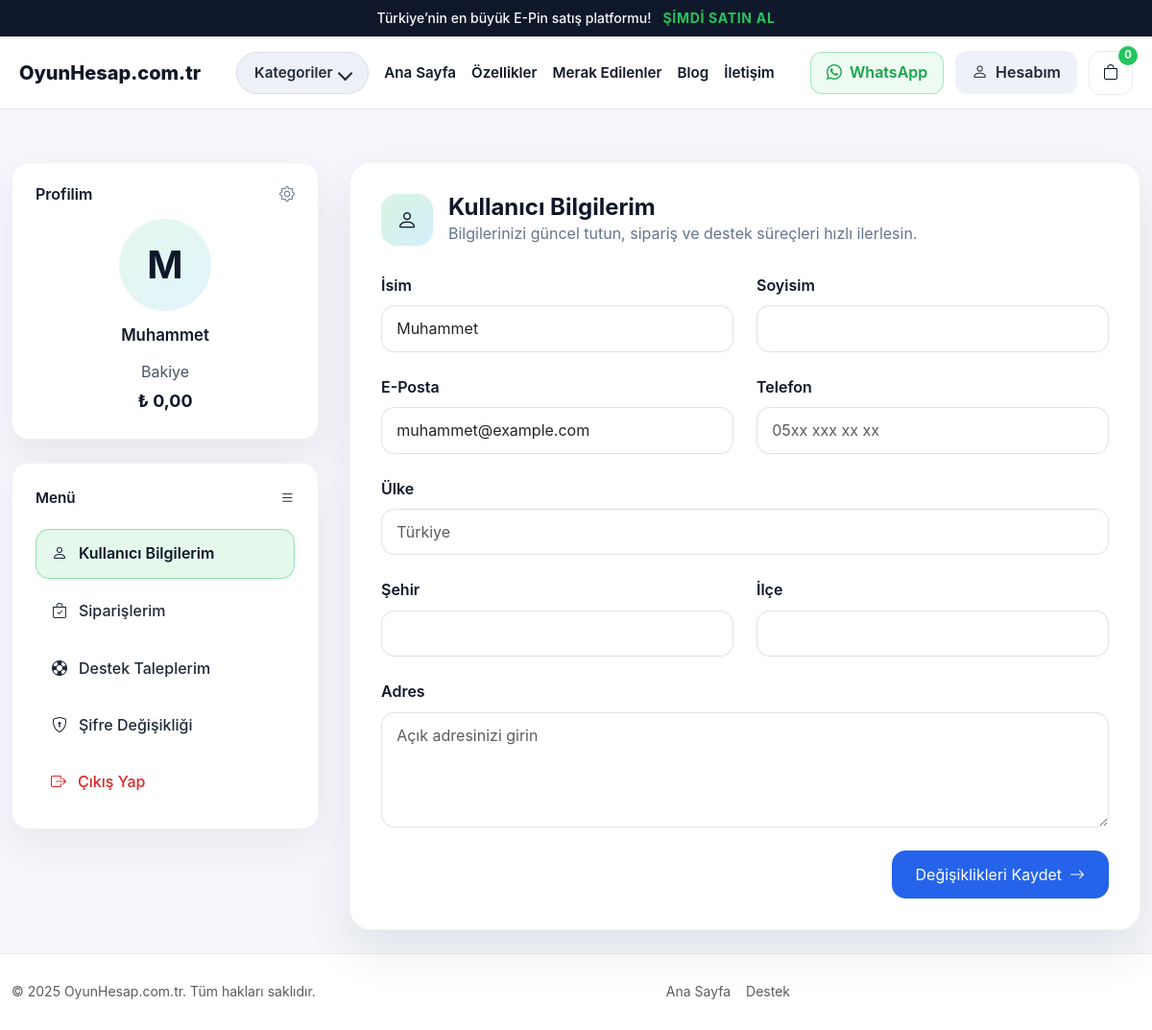
Screenshot of /panel/index.php (signed in) with the database file from the repository.
### tables this page shows
CREATE TABLE IF NOT EXISTS users (
    id INT AUTO_INCREMENT PRIMARY KEY,
    name VARCHAR(150) NOT NULL,
    email VARCHAR(150) NOT NULL UNIQUE,
    password_hash VARCHAR(255) NOT NULL,
    api_key VARCHAR(128) NULL,
    locale VARCHAR(5) NULL,
    role ENUM('super_admin','admin','finance','support','content','reseller') NOT NULL DEFAULT 'reseller',
    balance DECIMAL(12,2) NOT NULL DEFAULT 0,
    status ENUM('active','inactive') NOT NULL DEFAULT 'active',
    telegram_bot_token VARCHAR(255) NULL,
    telegram_chat_id VARCHAR(191) NULL,
    notify_order_completed TINYINT(1) NOT NULL DEFAULT 1,
    notify_balance_approved TINYINT(1) NOT NULL DEFAULT 1,
    notify_support_replied TINYINT(1) NOT NULL DEFAULT 1,
    low_balance_since DATETIME NULL DEFAULT NULL,
    created_at DATETIME NOT NULL DEFAULT CURRENT_TIMESTAMP,
    updated_at DATETIME NULL DEFAULT NULL ON UPDATE CURRENT_TIMESTAMP,
    UNIQUE KEY uniq_users_api_key (api_key)
);

### panel/index.php (called while the page is built, shortened)
<?php
require __DIR__ . '/../store/bootstrap.php';
$user = Auth::requireCustomer('/account/login');
$profile = UserProfileService::fetch((int) $user['id']);
if ($profile['first_name'] === '' && !empty($user['name'])) {
    $parts = preg_split('/\s+/u', trim((string) $user['name']));
    if ($parts && count($parts) > 0) {
        $profile['first_name'] = array_shift($parts);
        $profile['last_name'] = $parts ? implode(' ', $parts) : '';
    }
}
$errors = array();
$success = array();
$viewData = array(
    'title' => 'Hesabım',
    'user' => $user,
    'profile' => $profile,
    'errors' => $errors,
    'success' => $success,
    'csrf_token' => Helpers::csrfToken(),
    'balance' => isset($user['balance']) ? (float) $user['balance'] : 0.0,
    'logout_token' => Helpers::csrfToken(),
);
store_render('account/panel', $viewData);

### app/Auth.php (called while the page is built, shortened)
<?php
class Auth
{
    public static function requireCustomer($redirect = '/account/login')
    {
        $customer = self::user();
        return $customer;
    }
    public static function user()
    {
        return isset($_SESSION[self::STORE_SESSION_KEY]) ? $_SESSION[self::STORE_SESSION_KEY] : null;
    }
}

### bootstrap.php (called while the page is built, shortened)
<?php
if (!function_exists('envStr')) {
    function envStr($key, $default = null)
    {
        return $default;
    }
}
foreach (array(
    App\Auth::ADMIN_SESSION_KEY => App\Auth::ADMIN_ID_SESSION_KEY,
    App\Auth::RESELLER_SESSION_KEY => App\Auth::RESELLER_ID_SESSION_KEY,
) as $sessionKey => $idKey) {
    if (empty($_SESSION[$sessionKey]) || !isset($_SESSION[$sessionKey]['id'])) {
        continue;
    }
    try {
        $pdo = App\Database::connection();
        if ($pdo) {
            $stmt = $pdo->prepare('SELECT * FROM users WHERE id = :id LIMIT 1');
            $stmt->execute(array('id' => (int) $_SESSION[$sessionKey]['id']));
        }
    } catch (Exception $refreshException) {
        error_log('[Bootstrap] Oturum kullanıcısı yenilenemedi: ' . $refreshException->getMessage());
    }
}

### app/Settings.php (called while the page is built, shortened)
<?php
class Settings
{
    public static function get($key, $default = null)
    {
        $pdo = Database::connection();
        $stmt = $pdo->prepare('SELECT setting_value FROM system_settings WHERE setting_key = :key LIMIT 1');
        try {
            $stmt->execute(['key' => $key]);
        } catch (PDOException $exception) {
            if (self::handleSettingsException($exception)) {
                return $default;
            }
            throw $exception;
        }
        $value = $stmt->fetchColumn();
        if ($value === false) {
            return $default;
        }
        return $value;
    }
}

### app/Services/UserProfileService.php (called while the page is built, shortened)
<?php
class UserProfileService
{
    public static function fetch(int $userId): array
    {
        $defaults = array(
            'first_name' => '',
            'last_name' => '',
            'phone' => '',
            'country' => '',
            'city' => '',
            'district' => '',
            'address' => '',
        );
        try {
            $pdo = Database::connection();
        } catch (PDOException $exception) {
            return $defaults;
        }
        try {
            $stmt = $pdo->prepare('SELECT first_name, last_name, phone, country, city, district, address FROM user_profiles WHERE user_id = :user_id LIMIT 1');
            $stmt->execute(array('user_id' => $userId));
            $row = $stmt->fetch(PDO::FETCH_ASSOC);
            if (!$row) {
                return $defaults;
            }
            return array_merge($defaults, array_map('strval', $row));
        } catch (PDOException $exception) {
            return $defaults;
        }
    }
}

### themes/store/default/views/account/panel.php (the view, shortened to what this page needs)
<?php
$firstName = isset($profile['first_name']) ? (string) $profile['first_name'] : '';
$lastName  = isset($profile['last_name']) ? (string) $profile['last_name'] : '';
$phone     = isset($profile['phone']) ? (string) $profile['phone'] : '';
$country   = isset($profile['country']) ? (string) $profile['country'] : '';
$city      = isset($profile['city']) ? (string) $profile['city'] : '';
$district  = isset($profile['district']) ? (string) $profile['district'] : '';
$address   = isset($profile['address']) ? (string) $profile['address'] : '';
$menuItems = array(
    array('label' => 'Kullanıcı Bilgilerim', 'href' => store_url('panel/index'), 'icon' => 'bi-person'),
    array('label' => 'Siparişlerim', 'href' => store_url('panel/orders'), 'icon' => 'bi-bag-check'),
    array('label' => 'Destek Taleplerim', 'href' => store_url('panel/tickets'), 'icon' => 'bi-life-preserver'),
    array('label' => 'Şifre Değişikliği', 'href' => store_url('panel/pass'), 'icon' => 'bi-shield-lock'),
);
$currentPath = isset($_SERVER['REQUEST_URI']) ? (string) $_SERVER['REQUEST_URI'] : '';
?>
<section class="account-panel">
    <div class="account-panel__grid">
        <aside class="account-panel__sidebar">
            <div class="account-profile-card">
                <div class="account-profile-card__header">
                    <span class="account-profile-card__title">Profilim</span>
                    <span class="account-profile-card__icon"><i class="bi bi-gear"></i></span>
                </div>
                <div class="account-profile-card__body">
                    <div class="account-profile-card__avatar" aria-hidden="true">
                        <span><?= htmlspecialchars(mb_substr($user['name'] ?? $user['email'], 0, 1, 'UTF-8'), ENT_QUOTES, 'UTF-8') ?></span>
                    </div>
                    <div class="account-profile-card__name">
                        <?= htmlspecialchars($user['name'] !== '' ? $user['name'] : $user['email'], ENT_QUOTES, 'UTF-8') ?>
                    </div>
                    <div class="account-profile-card__balance">
                        <span>Bakiye</span>
                        <strong><?= htmlspecialchars(money_format_try($balance), ENT_QUOTES, 'UTF-8') ?></strong>
                    </div>
                </div>
            </div>
            <nav class="account-menu" aria-label="Hesap menüsü">
                <div class="account-menu__heading">
                    <span>Menü</span>
                    <i class="bi bi-list"></i>
                </div>
                <ul class="account-menu__list">
                    <?php foreach ($menuItems as $item): ?>
                        <?php $active = strpos($currentPath, parse_url($item['href'], PHP_URL_PATH)) === 0; ?>
                        <li class="account-menu__item<?= $active ? ' is-active' : '' ?>">
                            <a href="<?= htmlspecialchars($item['href'], ENT_QUOTES, 'UTF-8') ?>">
                                <i class="bi <?= htmlspecialchars($item['icon'], ENT_QUOTES, 'UTF-8') ?>"></i>
                                <?= htmlspecialchars($item['label'], ENT_QUOTES, 'UTF-8') ?>
                            </a>
                        </li>
                    <?php endforeach; ?>
                    <li class="account-menu__item account-menu__item--logout">
                        <form method="post" action="<?= htmlspecialchars(store_url('account/logout'), ENT_QUOTES, 'UTF-8') ?>">
                            <button type="submit">
                                <i class="bi bi-box-arrow-right"></i>
                                Çıkış Yap
                            </button>
                        </form>
                    </li>
                </ul>
            </nav>
        </aside>
        <div class="account-panel__content">
            <div class="account-panel__section">
                <div class="account-panel__section-head">
                    <div class="account-panel__section-icon"><i class="bi bi-person"></i></div>
                    <div>
                        <h1 class="account-panel__section-title">Kullanıcı Bilgilerim</h1>
                        <p class="account-panel__section-sub">Bilgilerinizi güncel tutun, sipariş ve destek süreçleri hızlı ilerlesin.</p>
                    </div>
                </div>
                <form method="post" class="account-form">
                    <div class="row g-4">
                        <div class="col-md-6">
                            <label class="form-label" for="first_name">İsim</label>
                            <input type="text" class="form-control" id="first_name" name="first_name" value="<?= htmlspecialchars($firstName, ENT_QUOTES, 'UTF-8') ?>" required>
                        </div>
                        <div class="col-md-6">
                            <label class="form-label" for="last_name">Soyisim</label>
                            <input type="text" class="form-control" id="last_name" name="last_name" value="<?= htmlspecialchars($lastName, ENT_QUOTES, 'UTF-8') ?>" required>
                        </div>
                        <div class="col-md-6">
                            <label class="form-label" for="email">E-Posta</label>
                            <input type="email" class="form-control" id="email" value="<?= htmlspecialchars($user['email'], ENT_QUOTES, 'UTF-8') ?>" readonly>
                        </div>
                        <div class="col-md-6">
                            <label class="form-label" for="phone">Telefon</label>
                            <input type="tel" class="form-control" id="phone" name="phone" value="<?= htmlspecialchars($phone, ENT_QUOTES, 'UTF-8') ?>" placeholder="05xx xxx xx xx">
                        </div>
                        <div class="col-12">
                            <label class="form-label" for="country">Ülke</label>
                            <input type="text" class="form-control" id="country" name="country" value="<?= htmlspecialchars($country, ENT_QUOTES, 'UTF-8') ?>" placeholder="Türkiye">
                        </div>
                        <div class="col-md-6">
                            <label class="form-label" for="city">Şehir</label>
                            <input type="text" class="form-control" id="city" name="city" value="<?= htmlspecialchars($city, ENT_QUOTES, 'UTF-8') ?>">
                        </div>
                        <div class="col-md-6">
                            <label class="form-label" for="district">İlçe</label>
                            <input type="text" class="form-control" id="district" name="district" value="<?= htmlspecialchars($district, ENT_QUOTES, 'UTF-8') ?>">
                        </div>
                        <div class="col-12">
                            <label class="form-label" for="address">Adres</label>
                            <textarea class="form-control" id="address" name="address" rows="4" placeholder="Açık adresinizi girin"><?= htmlspecialchars($address, ENT_QUOTES, 'UTF-8') ?></textarea>
                        </div>
                    </div>
                    <div class="account-form__actions">
                        <button type="submit" class="btn btn-primary">Değişiklikleri Kaydet <i class="bi bi-arrow-right"></i></button>
                    </div>
                </form>
            </div>
        </div>
    </div>
</section>

### themes/store/default/assets/css/theme.css (style rules this page uses)
:root { --color-bg: #f4f6fb; --color-surface: #ffffff; --color-surface-alt: #eef1f8; --color-border: #d7dce5; --color-text: #1f2937; --color-muted: #6b7280; --color-primary: #2563eb; --color-primary-dark: #1d4ed8; --color-accent: #14b8a6; --radius-lg: 1rem; --radius-md: 0.75rem; --radius-sm: 0.5rem; --shadow-sm: 0 6px 18px rgba(15, 23, 42, 0.08); --shadow-lg: 0 18px 36px rgba(15, 23, 42, 0.12); --transition-base: all 0.25s ease; }
html { scroll-behavior: smooth; }
.storefront-body, body { background: var(--color-bg); color: var(--color-text); font-family: "Inter", "Segoe UI", system-ui, -apple-system, BlinkMacSystemFont, sans-serif; font-weight: 400; line-height: 1.6; min-height: 100vh; }
a { color: var(--color-primary); text-decoration: none; }
.btn-primary { background: var(--color-primary); border-color: var(--color-primary); }
.account-panel { margin-top: 2rem; }
.account-panel__grid { display: grid; grid-template-columns: minmax(0, 320px) minmax(0, 1fr); gap: 2rem; }
.account-panel__sidebar { display: flex; flex-direction: column; gap: 1.5rem; }
.account-profile-card { background: var(--surface, #fff); border-radius: 18px; border: 1px solid rgba(15, 23, 42, 0.05); box-shadow: 0 20px 40px rgba(15, 23, 42, 0.06); overflow: hidden; }
.account-profile-card__header { display: flex; align-items: center; justify-content: space-between; padding: 1.25rem 1.5rem 0.75rem; font-weight: 600; color: #0f172a; }
.account-profile-card__icon { color: #64748b; }
.account-profile-card__body { padding: 0 1.5rem 1.5rem; display: flex; flex-direction: column; align-items: center; gap: 0.75rem; }
.account-profile-card__avatar { width: 96px; height: 96px; border-radius: 50%; background: linear-gradient(135deg, rgba(34, 197, 94, 0.12), rgba(14, 165, 233, 0.12)); display: grid; place-items: center; font-size: 2.5rem; font-weight: 700; color: #0f172a; }
.account-profile-card__name { font-size: 1.05rem; font-weight: 600; color: #0f172a; }
.account-profile-card__balance { display: flex; flex-direction: column; align-items: center; gap: 0.25rem; color: #475569; }
.account-profile-card__balance strong { font-size: 1.125rem; color: #0f172a; }
.account-menu { background: var(--surface, #fff); border-radius: 18px; border: 1px solid rgba(15, 23, 42, 0.05); box-shadow: 0 18px 36px rgba(15, 23, 42, 0.05); padding: 1.5rem; }
.account-menu__heading { display: flex; align-items: center; justify-content: space-between; font-weight: 600; font-size: 0.95rem; color: #0f172a; margin-bottom: 1.25rem; }
.account-menu__list { list-style: none; padding: 0; margin: 0; display: flex; flex-direction: column; gap: 0.5rem; }
.account-menu__item a, .account-menu__item button { width: 100%; display: inline-flex; align-items: center; gap: 0.75rem; padding: 0.75rem 1rem; border-radius: 14px; border: 1px solid transparent; background: transparent; color: #1f2937; font-weight: 500; text-decoration: none; transition: background 0.2s ease, color 0.2s ease, border-color 0.2s ease; }
.account-menu__item button { background: none; border: none; text-align: left; cursor: pointer; }
.account-menu__item.is-active a { background: rgba(34, 197, 94, 0.12); border-color: rgba(34, 197, 94, 0.4); color: #0f172a; font-weight: 600; }
.account-menu__item--logout button { color: #dc2626; }
.account-panel__content { background: var(--surface, #fff); border-radius: 22px; border: 1px solid rgba(15, 23, 42, 0.05); padding: 2rem; box-shadow: 0 24px 48px rgba(15, 23, 42, 0.08); }
.account-panel__section-head { display: flex; align-items: center; gap: 1rem; margin-bottom: 1.75rem; }
.account-panel__section-icon { width: 54px; height: 54px; border-radius: 16px; background: linear-gradient(135deg, rgba(34, 197, 94, 0.18), rgba(14, 165, 233, 0.18)); display: grid; place-items: center; font-size: 1.35rem; color: #0f172a; }
.account-panel__section-title { margin: 0; font-size: 1.5rem; font-weight: 700; color: #0f172a; }
.account-panel__section-sub { margin: 0; color: #64748b; }
.account-form .form-control, .account-form textarea { border-radius: 14px; border: 1px solid rgba(15, 23, 42, 0.12); padding: 0.7rem 0.95rem; background-color: rgba(255, 255, 255, 0.9); }
.account-form .form-label { font-weight: 600; color: #0f172a; }
.account-form__actions { margin-top: 1.5rem; display: flex; justify-content: flex-end; }
.account-form__actions .btn { border-radius: 14px; padding: 0.75rem 1.5rem; display: inline-flex; align-items: center; gap: 0.5rem; }

### rows the page displays
users: name "M", name "Muhammet", email "muhammet@example.com"

### other values shown
$siteName "OyunHesap.com.tr"
$link['label'] "Ana Sayfa"
$link['label'] "Özellikler"
$link['label'] "Merak Edilenler"
$link['label'] "Blog"
$link['label'] "İletişim"
$cartCount "0"
money_format_try($balance) "₺ 0,00"
$item['label'] "Kullanıcı Bilgilerim"
$item['label'] "Siparişlerim"
$item['label'] "Destek Taleplerim"
$item['label'] "Şifre Değişikliği"
